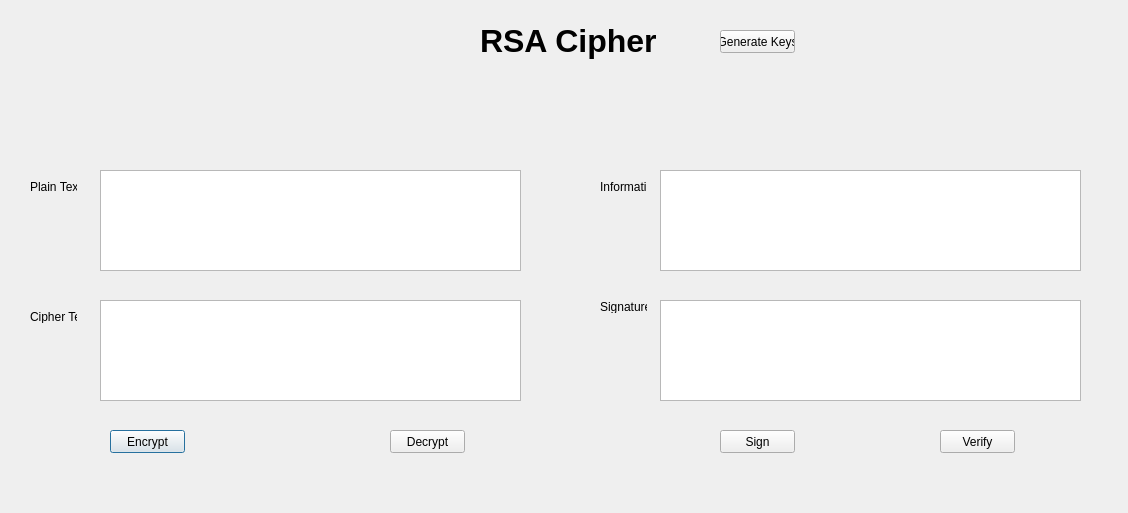
<?xml version="1.0" encoding="UTF-8"?>
<ui version="4.0">
 <class>Dialog</class>
 <widget class="QDialog" name="Dialog">
  <property name="geometry">
   <rect>
    <x>0</x>
    <y>0</y>
    <width>1128</width>
    <height>513</height>
   </rect>
  </property>
  <property name="windowTitle">
   <string>Dialog</string>
  </property>
  <widget class="QLabel" name="label">
   <property name="geometry">
    <rect>
     <x>480</x>
     <y>10</y>
     <width>191</width>
     <height>61</height>
    </rect>
   </property>
   <property name="font">
    <font>
     <pointsize>24</pointsize>
     <weight>75</weight>
     <bold>true</bold>
    </font>
   </property>
   <property name="text">
    <string>RSA Cipher</string>
   </property>
  </widget>
  <widget class="QTextBrowser" name="txt_plain_text">
   <property name="geometry">
    <rect>
     <x>100</x>
     <y>170</y>
     <width>421</width>
     <height>101</height>
    </rect>
   </property>
  </widget>
  <widget class="QTextBrowser" name="txt_cipher_text">
   <property name="geometry">
    <rect>
     <x>100</x>
     <y>300</y>
     <width>421</width>
     <height>101</height>
    </rect>
   </property>
  </widget>
  <widget class="QTextBrowser" name="txt_info">
   <property name="geometry">
    <rect>
     <x>660</x>
     <y>170</y>
     <width>421</width>
     <height>101</height>
    </rect>
   </property>
  </widget>
  <widget class="QTextBrowser" name="txt_sign">
   <property name="geometry">
    <rect>
     <x>660</x>
     <y>300</y>
     <width>421</width>
     <height>101</height>
    </rect>
   </property>
  </widget>
  <widget class="QPushButton" name="btn_encrypt">
   <property name="geometry">
    <rect>
     <x>110</x>
     <y>430</y>
     <width>75</width>
     <height>23</height>
    </rect>
   </property>
   <property name="text">
    <string>Encrypt</string>
   </property>
  </widget>
  <widget class="QPushButton" name="btn_decrypt">
   <property name="geometry">
    <rect>
     <x>390</x>
     <y>430</y>
     <width>75</width>
     <height>23</height>
    </rect>
   </property>
   <property name="text">
    <string>Decrypt</string>
   </property>
  </widget>
  <widget class="QPushButton" name="btn_sign">
   <property name="geometry">
    <rect>
     <x>720</x>
     <y>430</y>
     <width>75</width>
     <height>23</height>
    </rect>
   </property>
   <property name="text">
    <string>Sign</string>
   </property>
  </widget>
  <widget class="QPushButton" name="btn_verify">
   <property name="geometry">
    <rect>
     <x>940</x>
     <y>430</y>
     <width>75</width>
     <height>23</height>
    </rect>
   </property>
   <property name="text">
    <string>Verify</string>
   </property>
  </widget>
  <widget class="QPushButton" name="btn_gen_keys">
   <property name="geometry">
    <rect>
     <x>720</x>
     <y>30</y>
     <width>75</width>
     <height>23</height>
    </rect>
   </property>
   <property name="text">
    <string>Generate Keys</string>
   </property>
  </widget>
  <widget class="QLabel" name="label_2">
   <property name="geometry">
    <rect>
     <x>30</x>
     <y>310</y>
     <width>47</width>
     <height>13</height>
    </rect>
   </property>
   <property name="text">
    <string>Cipher Text</string>
   </property>
  </widget>
  <widget class="QLabel" name="label_3">
   <property name="geometry">
    <rect>
     <x>30</x>
     <y>180</y>
     <width>47</width>
     <height>13</height>
    </rect>
   </property>
   <property name="text">
    <string>Plain Text</string>
   </property>
  </widget>
  <widget class="QLabel" name="label_4">
   <property name="geometry">
    <rect>
     <x>600</x>
     <y>180</y>
     <width>47</width>
     <height>13</height>
    </rect>
   </property>
   <property name="text">
    <string>Information</string>
   </property>
  </widget>
  <widget class="QLabel" name="label_5">
   <property name="geometry">
    <rect>
     <x>600</x>
     <y>300</y>
     <width>47</width>
     <height>13</height>
    </rect>
   </property>
   <property name="text">
    <string>Signature</string>
   </property>
  </widget>
 </widget>
 <resources/>
 <connections/>
</ui>
